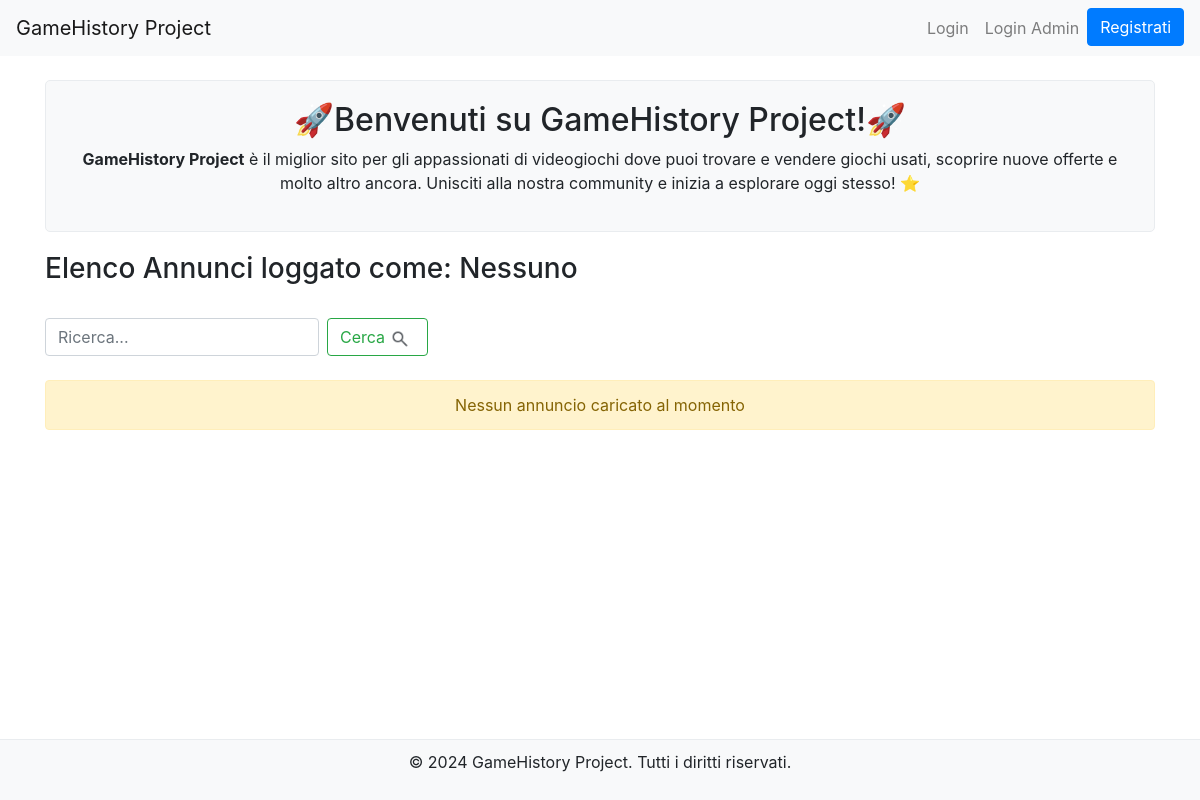
Before: / with the older database file.
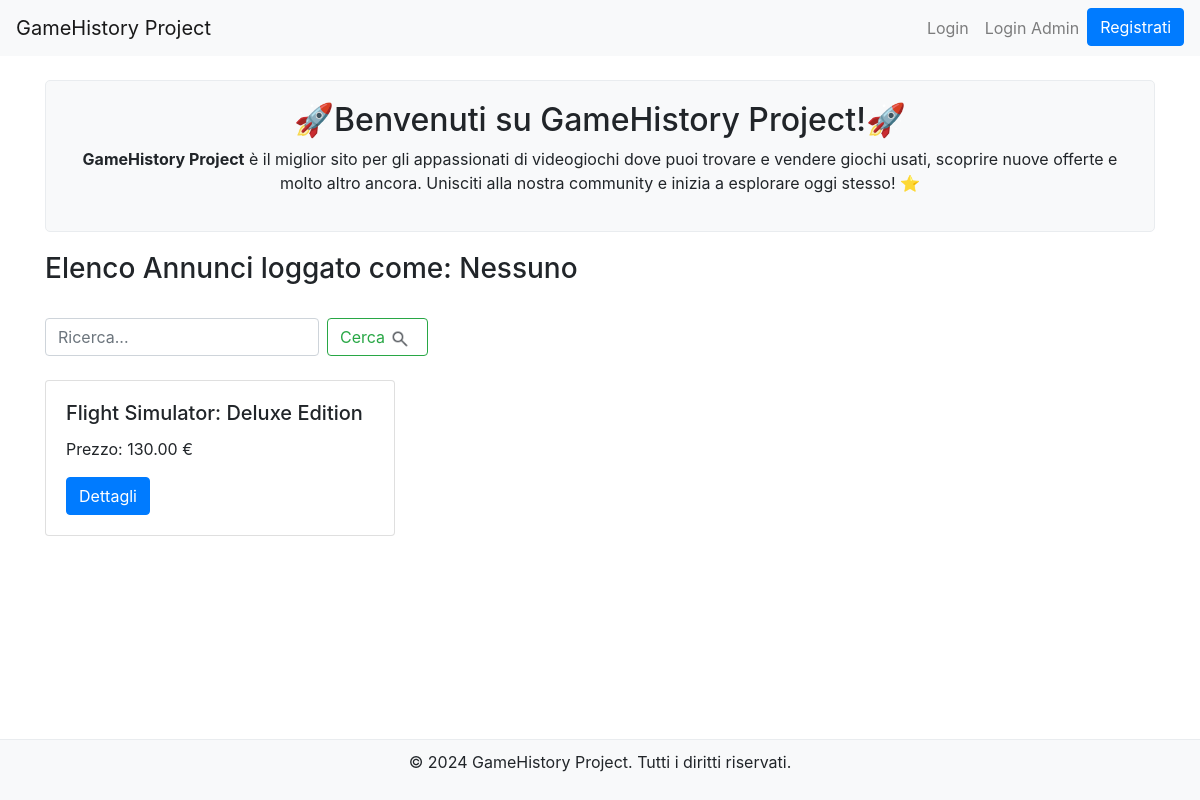
After: the same page with the newer database file.
### marketplace/models.py (models this page shows, shortened)
class Listing(models.Model):
    user = models.ForeignKey(User, on_delete=models.CASCADE)  # Foreign Key sullo user
    game = models.ForeignKey(Game, on_delete=models.CASCADE)  # Foreign Key sul gioco collegato
    price = models.DecimalField(max_digits=10, decimal_places=2) # campo del prezzo
    quantity = models.PositiveIntegerField(default=1)  # campo della quantità disponibile dell'annuncio
    created_at = models.DateTimeField(auto_now_add=True)  # campo che riguarda la data di pubblicazione)
    is_available = models.BooleanField(default=True)  # campo che riguarda la disponibilità per la visione sulla home principale

class Game(models.Model):
    title = models.CharField(max_length=100)
    release_date = models.DateField()
    genre = models.CharField(max_length=50)
    category = models.CharField(max_length=50)
    platform = models.CharField(max_length=50)
    description = models.TextField()

### marketplace/views.py (the view)
# urls.py: path('', views.home, name='home'),
def home(request):
    listings = Listing.objects.filter(is_available=True)  # Filtra solo gli annunci disponibili
    context = {
        'listings': listings,
    }
    return render(request, 'marketplace/home.html', context)

### marketplace/templates/marketplace/home.html (shortened to what the changed rows need)
{% load static%}
<!DOCTYPE html>
<html>
<head>
    <link href="https://stackpath.bootstrapcdn.com/bootstrap/4.5.2/css/bootstrap.min.css" rel="stylesheet">
</head>
<body>
    <div class="container mt-4">
        <div class="description-box">
            <center><h2>🚀Benvenuti su GameHistory Project!🚀</h2>
        </div>
        <div class="row">
            {% for listing in listings %}
                <div class="col-md-4 mb-4">
                    <div class="card">
                        <div class="card-body">
                            <h5 class="card-title">{{ listing.game.title }}</h5>
                            <p class="card-text">Prezzo: {{ listing.price }} €</p>
                            <a href="{% url 'listing_detail' listing.id %}" class="btn btn-primary">Dettagli</a>
                        </div>
                    </div>
                </div>
                {% empty %}
                <div class="col-md-12 mb-12">
                    <p class="alert alert-warning" style="text-align:center">Nessun annuncio caricato al momento</p>
                </div>
            {% endfor %}
        </div>
    </div>
</body>
</html>

Changed rows visible on the page:
now on this page (row edited): Listing: game "Flight Simulator: Deluxe Edition", price "130.00"
Other visible differences:
text no longer shown: "Nessun annuncio caricato al momento"
